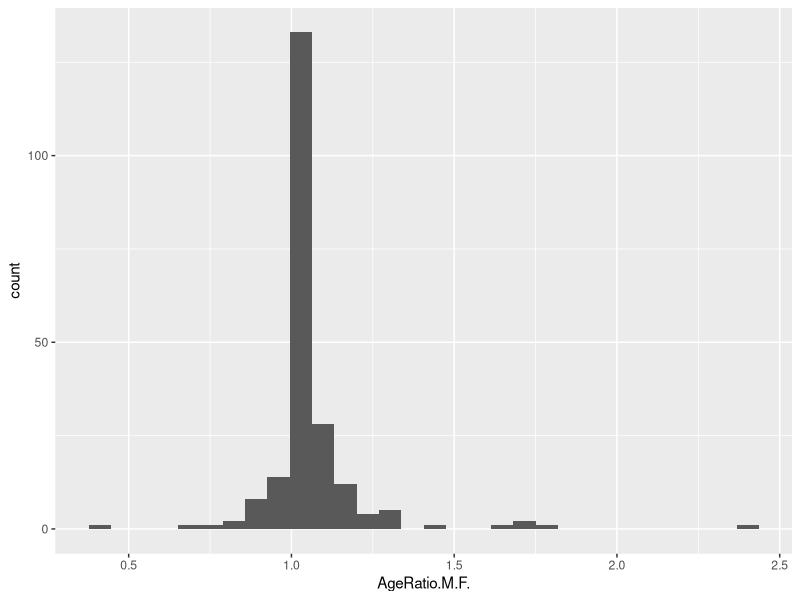
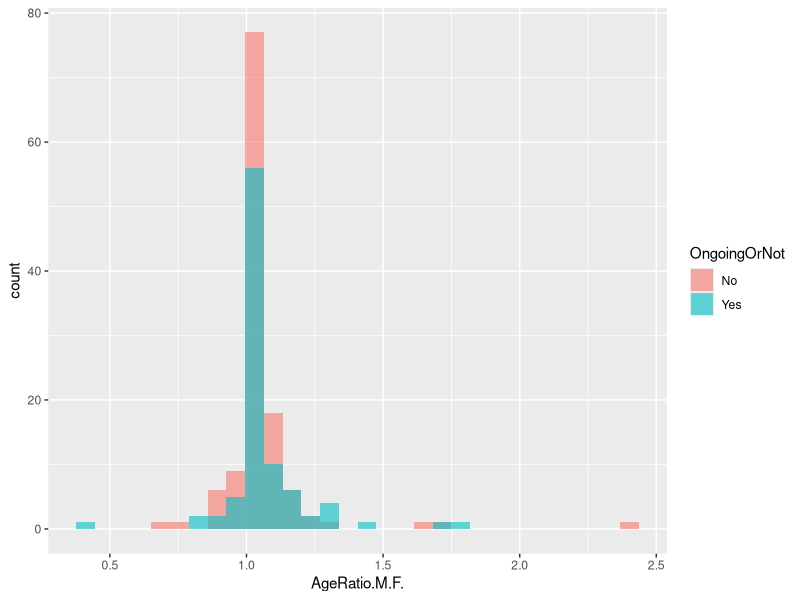
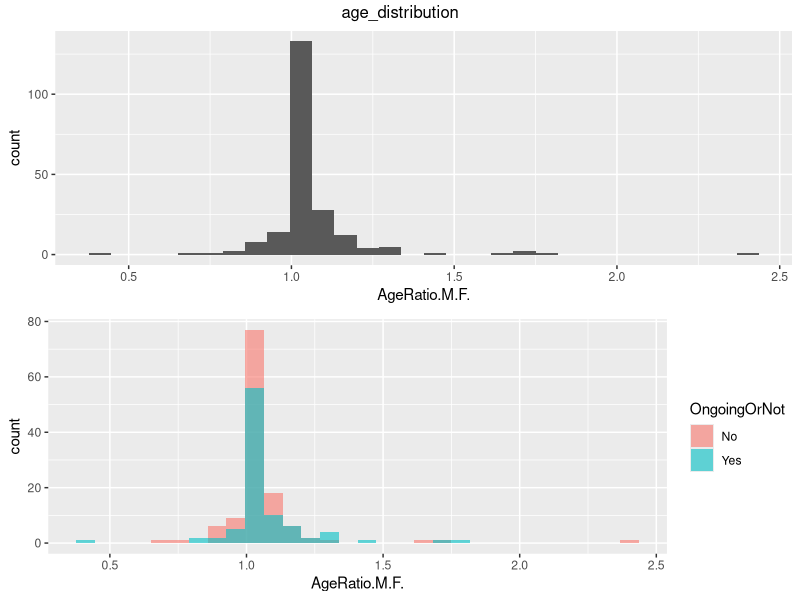
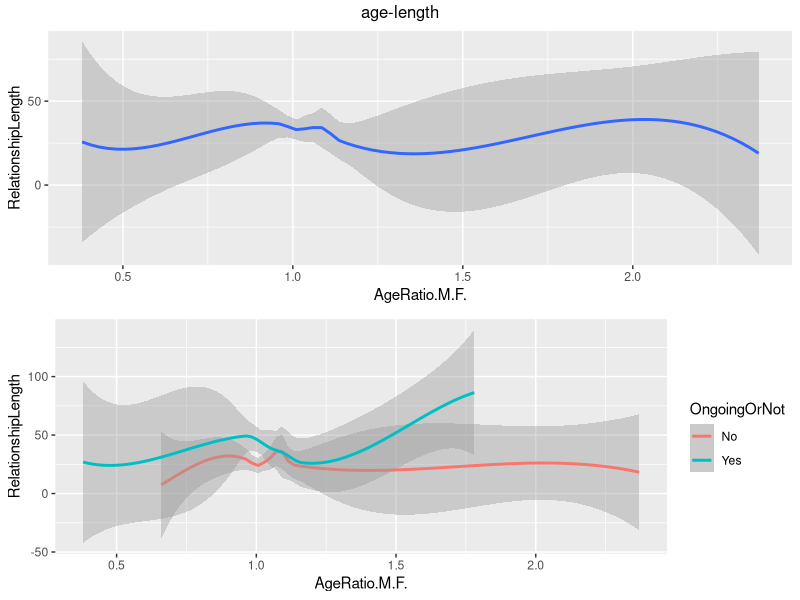
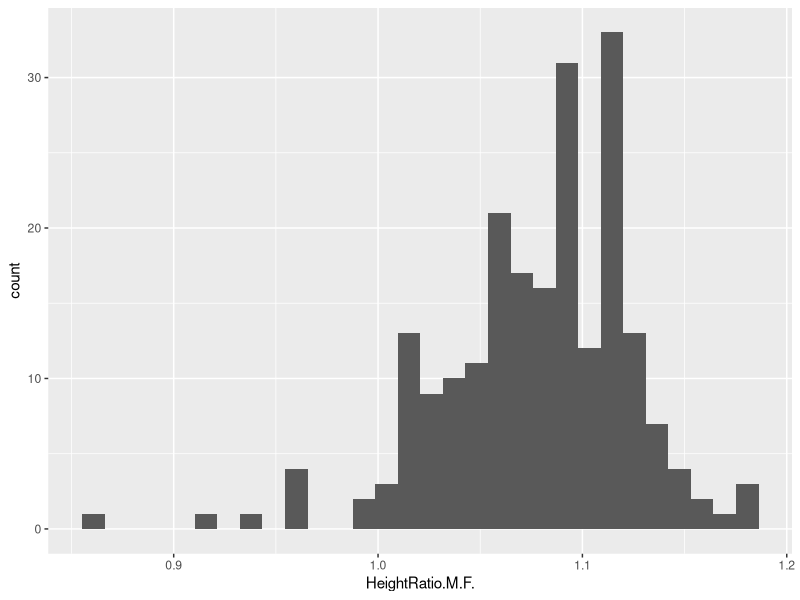
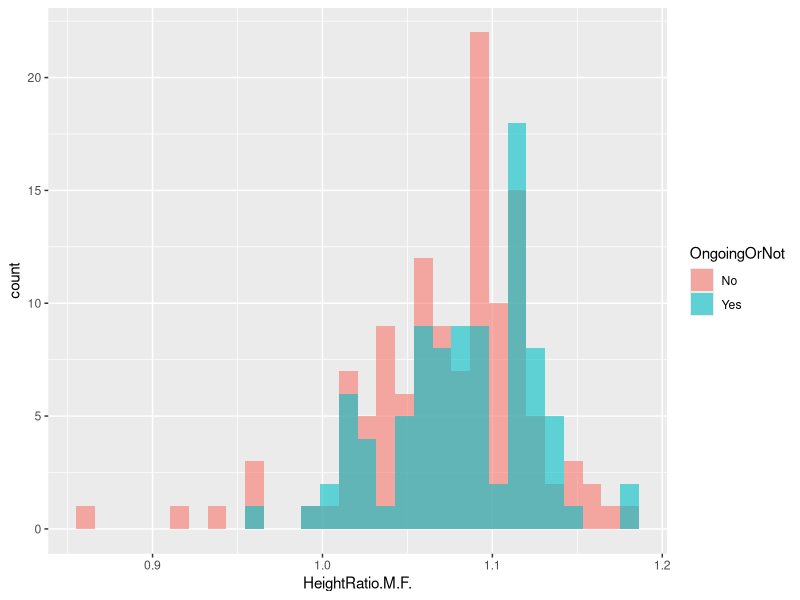
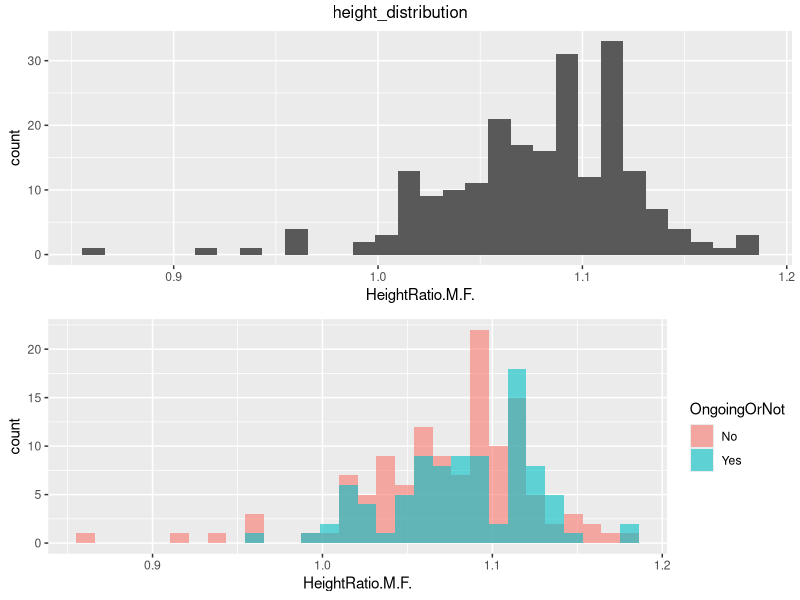
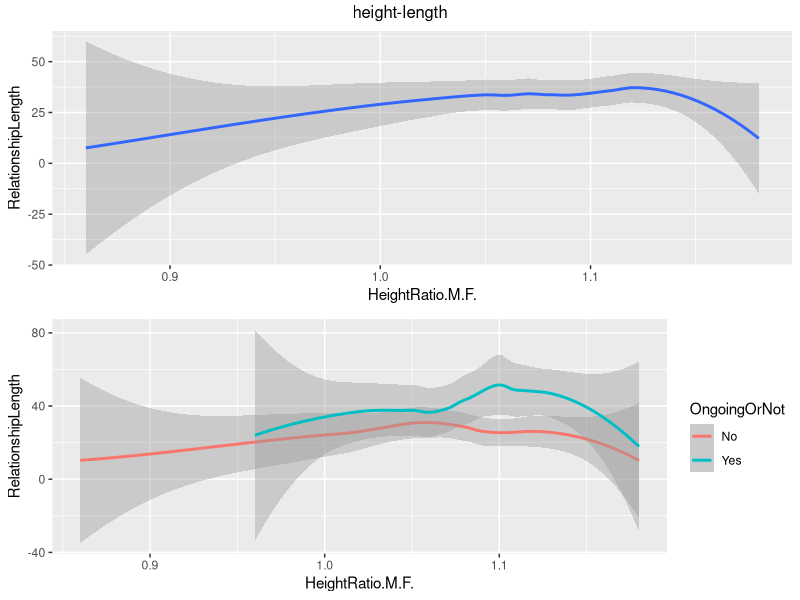

These figures' R source, in order:
# load data
data = read.csv('CoupleAndLove.csv')
library(ggplot2)
library(dplyr)
str(data)
library('gridExtra')

# preparation
colnames(data)
levels(data$OngoingOrNot) = levels(data$OngoingOrNot)[c(2,1)]

# distribution of data
# age
(Age = ggplot(data, aes(x = AgeRatio.M.F.)) +
  geom_histogram(bins = 30))
# 1, then 1.2. 0.5 and 2.5
(Age1 = ggplot(data, aes(x = AgeRatio.M.F., fill = OngoingOrNot)) +
  geom_histogram(bins = 30, position = 'identity', alpha = 0.6))
age = grid.arrange(Age, Age1, nrow = 2, top = 'age_distribution')

age2 = ggplot(data, aes(x = AgeRatio.M.F., y = RelationshipLength)) +
  geom_smooth(method = 'loess')
age3 = ggplot(data, aes(x = AgeRatio.M.F., y = RelationshipLength, color = OngoingOrNot)) +
  geom_smooth(method = 'loess')
Age1 = grid.arrange(age2, age3, nrow = 2, top = 'age-length')

# height
(Height = ggplot(data, aes(x = HeightRatio.M.F.)) +
  geom_histogram(bins = 30))
# 1.13, 1.09, 1.06, 1.02
# largest 1.19
(height1 = ggplot(data, aes(x = HeightRatio.M.F., fill = OngoingOrNot)) +
  geom_histogram(bins = 30, position = 'identity', alpha = 0.6))
# still together, 1.13, 1.19
height = grid.arrange(Height, height1, nrow = 2, top = 'height_distribution')

a = ggplot(data, aes(x = HeightRatio.M.F., y = RelationshipLength)) +
  geom_smooth(method = 'loess')
b = ggplot(data, aes(x = HeightRatio.M.F., y = RelationshipLength, color = OngoingOrNot)) +
  geom_smooth(method = 'loess')
Height1 = grid.arrange(a, b, nrow = 2, top = 'height-length')

# education
(education = ggplot(data, aes(x = EducationGap))+ 
  geom_bar())
(education1 = ggplot(data, aes(x = EducationGap, fill = OngoingOrNot))+ 
  geom_bar(position = position_dodge(0.99)))
# general, 0 gap. Still together, mind 2 here goes up to equal 1
Education = grid.arrange(education, education1, nrow = 2, top = 'education-distri')

data1 = data %>%
  group_by(EducationGap) %>%
  summarize(average_length = mean(RelationshipLength))
a = ggplot(data1, aes(x = EducationGap, y = average_length)) +
  geom_bar(stat = 'identity')
data1 = data %>%
  group_by(EducationGap, OngoingOrNot) %>%
  summarize(average_length = mean(RelationshipLength))
b = ggplot(data1, aes(x = EducationGap, y = average_length, fill = OngoingOrNot)) +
  geom_bar(stat = 'identity', position = position_dodge(0.99))
Education1 = grid.arrange(a, b, nrow = 2, top = 'education-length')  

# zodiac sign
(c = ggplot(data, aes(x = ZodiacCompatibility))+ 
  geom_bar())
(d = ggplot(data, aes(x = ZodiacCompatibility, fill = OngoingOrNot))+ 
  geom_bar(position = position_dodge(0.99)))
# general, 0 gap. Still together, mind 2 here goes up to equal 1
Zodiac = grid.arrange(c, d, nrow = 2, top = 'zodiac-distri')

data1 = data %>%
  group_by(ZodiacCompatibility) %>%
  summarize(average_length = mean(RelationshipLength))
a = ggplot(data1, aes(x = ZodiacCompatibility, y = average_length)) +
  geom_bar(stat = 'identity')
data1 = data %>%
  group_by(ZodiacCompatibility, OngoingOrNot) %>%
  summarize(average_length = mean(RelationshipLength))
b = ggplot(data1, aes(x = ZodiacCompatibility, y = average_length, fill = OngoingOrNot)) +
  geom_bar(stat = 'identity', position = position_dodge(0.99))
Zodiac1 = grid.arrange(a, b, nrow = 2, top = 'zodiac-length') 

# previous relationship number
(c = ggplot(data, aes(x = PreviousRelationship))+ 
  geom_bar())
(d = ggplot(data, aes(x = PreviousRelationship, fill = OngoingOrNot))+ 
  geom_bar(position = position_dodge(0.99)))
# general, 0 gap. Still together, mind 2 here goes up to equal 1
PreviousRelationship = grid.arrange(c, d, nrow = 2, top = 'Previous-distri')

data1 = data %>%
  group_by(PreviousRelationship) %>%
  summarize(average_length = mean(RelationshipLength))
a = ggplot(data1, aes(x = PreviousRelationship, y = average_length)) +
  geom_bar(stat = 'identity')
data1 = data %>%
  group_by(PreviousRelationship, OngoingOrNot) %>%
  summarize(average_length = mean(RelationshipLength))
b = ggplot(data1, aes(x = PreviousRelationship, y = average_length, fill = OngoingOrNot)) +
  geom_bar(stat = 'identity', position = position_dodge(0.99))
PreviousRelationship1 = grid.arrange(a, b, nrow = 2, top = 'previous-length') 

# common interest
(c = ggplot(data, aes(x = CommonInterestDiff.0.3.))+ 
  geom_bar())
(d = ggplot(data, aes(x = CommonInterestDiff.0.3., fill = OngoingOrNot))+ 
  geom_bar(position = position_dodge(0.99)))
# general, 0 gap. Still together, mind 2 here goes up to equal 1
CommonInterestDiff.0.3. = grid.arrange(c, d, nrow = 2, top = 'CommonInterestDiff-distri')

data1 = data %>%
  group_by(CommonInterestDiff.0.3.) %>%
  summarize(average_length = mean(RelationshipLength))
a = ggplot(data1, aes(x = CommonInterestDiff.0.3., y = average_length)) +
  geom_bar(stat = 'identity')
data1 = data %>%
  group_by(CommonInterestDiff.0.3., OngoingOrNot) %>%
  summarize(average_length = mean(RelationshipLength))
b = ggplot(data1, aes(x = CommonInterestDiff.0.3., y = average_length, fill = OngoingOrNot)) +
  geom_bar(stat = 'identity', position = position_dodge(0.99))
CommonInterestDiff.0.3.1 = grid.arrange(a, b, nrow = 2, top = 'CommonInterestDiff-length') 

# family income gap
(c = ggplot(data, aes(x = FamilyIncomeDiff.0.3.))+ 
  geom_bar())
(d = ggplot(data, aes(x = FamilyIncomeDiff.0.3., fill = OngoingOrNot))+ 
  geom_bar(position = position_dodge(0.99)))
# general, 0 gap. Still together, mind 2 here goes up to equal 1
FamilyIncomeDiff.0.3. = grid.arrange(c, d, nrow = 2, top = 'FamilyIncomeDiff-distri')

data1 = data %>%
  group_by(FamilyIncomeDiff.0.3.) %>%
  summarize(average_length = mean(RelationshipLength))
a = ggplot(data1, aes(x = FamilyIncomeDiff.0.3., y = average_length)) +
  geom_bar(stat = 'identity')
data1 = data %>%
  group_by(FamilyIncomeDiff.0.3., OngoingOrNot) %>%
  summarize(average_length = mean(RelationshipLength))
b = ggplot(data1, aes(x = FamilyIncomeDiff.0.3., y = average_length, fill = OngoingOrNot)) +
  geom_bar(stat = 'identity', position = position_dodge(0.99))
FamilyIncomeDiff.0.3.1 = grid.arrange(a, b, nrow = 2, top = 'FamilyIncomeDiff-length') 

# spending pattern difference
(c = ggplot(data, aes(x = SpendingPatternDiff.0.3.))+ 
  geom_bar())
(d = ggplot(data, aes(x = SpendingPatternDiff.0.3., fill = OngoingOrNot))+ 
  geom_bar(position = position_dodge(0.99)))
# general, 0 gap. Still together, mind 2 here goes up to equal 1
SpendingPatternDiff.0.3. = grid.arrange(c, d, nrow = 2, top = 'SpendingPatternDiff-distri')

data1 = data %>%
  group_by(SpendingPatternDiff.0.3.) %>%
  summarize(average_length = mean(RelationshipLength))
a = ggplot(data1, aes(x = SpendingPatternDiff.0.3., y = average_length)) +
  geom_bar(stat = 'identity')
data1 = data %>%
  group_by(SpendingPatternDiff.0.3., OngoingOrNot) %>%
  summarize(average_length = mean(RelationshipLength))
b = ggplot(data1, aes(x = SpendingPatternDiff.0.3., y = average_length, fill = OngoingOrNot)) +
  geom_bar(stat = 'identity', position = position_dodge(0.99))
SpendingPatternDiff.0.3.1 = grid.arrange(a, b, nrow = 2, top = 'SpendingPatternDiff-length') 

# long distance or not
data1 = data%>%
  group_by(LongDistance)%>%
  summarize(average_length = mean(RelationshipLength))
a = ggplot(data1, aes(x = LongDistance, y = average_length, fill = LongDistance)) +
  geom_bar(stat = 'identity', position = position_dodge(0.99)) +
  ggtitle('LongDistance')
data1 = data%>%
  group_by(Home)%>%
  summarize(average_length = mean(RelationshipLength))
b = ggplot(data1, aes(x = Home, y = average_length, fill = Home)) +
  geom_bar(stat = 'identity', position = position_dodge(0.99)) +
  ggtitle('Home')
data1 = data%>%
  group_by(Nationality)%>%
  summarize(average_length = mean(RelationshipLength))
c = ggplot(data1, aes(x = Nationality, y = average_length, fill = Nationality)) +
  geom_bar(stat = 'identity', position = position_dodge(0.99)) +
  ggtitle('Nationality')
Difference = grid.arrange(a, b, c, nrow = 1, top = 'Difference') 
